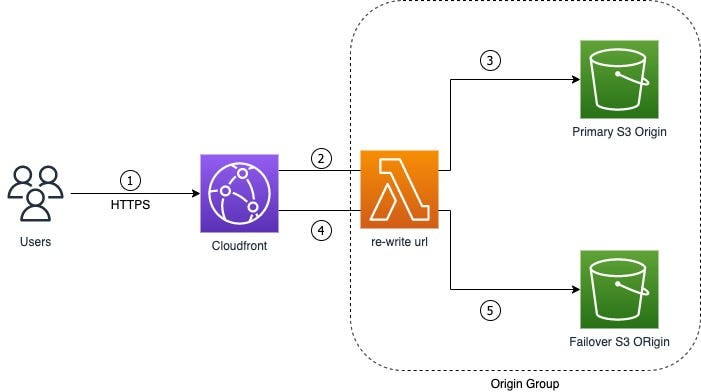
#> input picture testing/BenchmarkingData/1_RmtrVcCycVcFEuR4v_A8DA.jpg, 701 x 392 px
$ python -i RectangleDetector.py   (imports and definitions only)
#> lines starting #> are read from the running program, lines starting #| are printed output that depends on the picture; after the words box and inside, x2 and y2 are one past the last pixel; in counts of white or black regions, pixels touching at a corner belong together
#> further down, picture is the input picture: shape (392, 701, 3); mean B, G, R 236.9, 240.2, 240.5
import cv2
import numpy as np

# [32 lines left out: functions rgb, drawRects, not called in this run]

def detectRectangles(image):
    gray = cv2.cvtColor(image, cv2.COLOR_BGR2GRAY)
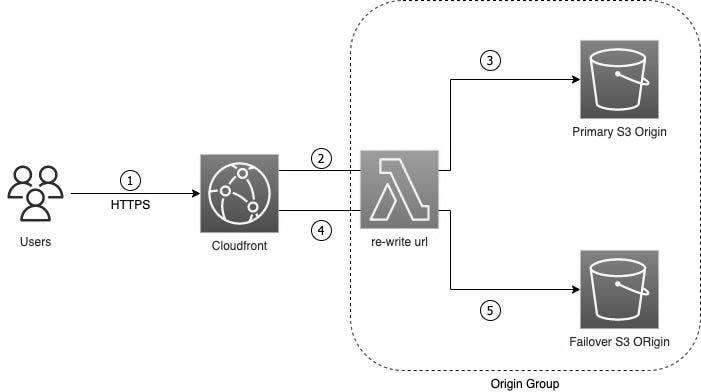
#> gray: shape (392, 701); min 0, max 255, mean 239.9
    thresh = cv2.adaptiveThreshold(gray, 255, cv2.ADAPTIVE_THRESH_GAUSSIAN_C, cv2.THRESH_BINARY_INV, 11, 2)
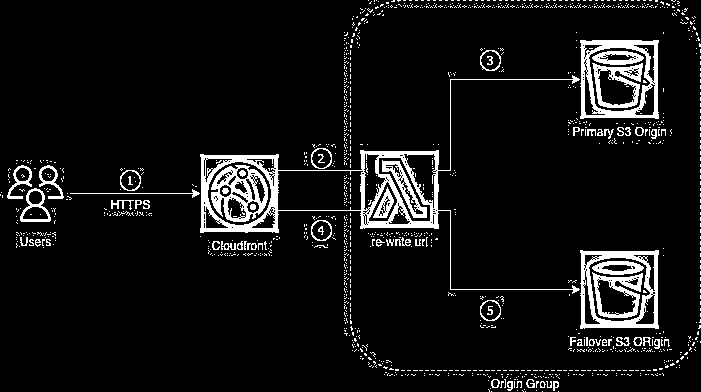
#> thresh: shape (392, 701); 7.6% white; 1301 white regions (1232 under 20 px), largest, box (x1, y1, x2, y2) and area: (200, 75, 580, 294) 5112, (580, 40, 659, 119) 2141, (580, 250, 659, 329) 2112
    edges = cv2.Canny(thresh, 50, 150) # edge detection
#> edges: shape (392, 701); 5.6% white in thin lines or dots

    kernel_hz40 = cv2.getStructuringElement(cv2.MORPH_RECT, (40, 1))
    kernel_vt40 = cv2.getStructuringElement(cv2.MORPH_RECT, (1, 40))
    kernel_hz20 = cv2.getStructuringElement(cv2.MORPH_RECT, (20, 1))  # define a rectangular structural element (horizontal lines)
    kernel_vt20 = cv2.getStructuringElement(cv2.MORPH_RECT, (1, 20))  # define a rectangular structural element (vertical lines)
    kernel_hz7 = cv2.getStructuringElement(cv2.MORPH_RECT, (7, 1))
    kernel_vt7 = cv2.getStructuringElement(cv2.MORPH_RECT, (1, 7))
    kernel_hz3 = cv2.getStructuringElement(cv2.MORPH_RECT, (3, 1))
    kernel_vt3 = cv2.getStructuringElement(cv2.MORPH_RECT, (1, 3))
    kernel3 = np.ones((3, 3), np.uint8)
    kernel5 = np.ones((5, 5), np.uint8)
    kernel7 = np.ones((7, 7), np.uint8)
    kernel9 = np.ones((9, 9), np.uint8)

    #* FOR SOLID LINES

    # perform morphological opening
    only_lines_hz = cv2.morphologyEx(edges, cv2.MORPH_OPEN, kernel_hz20)
#> only_lines_hz: shape (392, 701); 0.65% white in thin lines or dots, all inside (x1, y1, x2, y2) = (21, 39, 657, 328)
    only_lines_vt = cv2.morphologyEx(edges, cv2.MORPH_OPEN, kernel_vt20)
#> only_lines_vt: shape (392, 701); 0.35% white in thin lines or dots, all inside (x1, y1, x2, y2) = (200, 43, 658, 327)

    # dilate to elongate the detected lines
    only_lines_hz_extended = cv2.dilate(only_lines_hz, kernel_hz3, iterations=1)
#> only_lines_hz_extended: shape (392, 701); 0.67% white in thin lines or dots, all inside (x1, y1, x2, y2) = (20, 39, 658, 328)
    only_lines_vt_extended = cv2.dilate(only_lines_vt, kernel_vt3, iterations=1)
#> only_lines_vt_extended: shape (392, 701); 0.36% white in thin lines or dots, all inside (x1, y1, x2, y2) = (200, 42, 658, 328)
    output_solid_lines = cv2.bitwise_or(only_lines_hz_extended, only_lines_vt_extended)
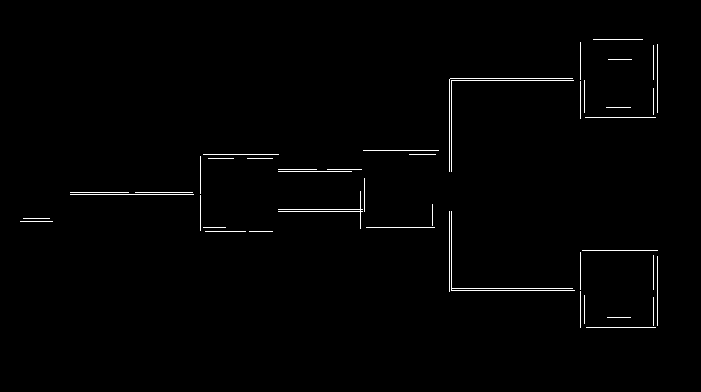
#> output_solid_lines: shape (392, 701); 1% white in thin lines or dots, all inside (x1, y1, x2, y2) = (20, 39, 658, 328)

    # get all rectangle outlines
    contours, _ = cv2.findContours(output_solid_lines, cv2.RETR_EXTERNAL, cv2.CHAIN_APPROX_SIMPLE)
#> contours = 45 contours, all with area under 20
    rectangle_outlines_solid = []
    for contour in contours:
        approx = cv2.approxPolyDP(contour, 0.02 * cv2.arcLength(contour, True), True) # approximate the contour to a polygon
        x, y, w, h = cv2.boundingRect(approx)
        if w>50 and h>50:
            rectangle_outlines_solid.append((x, y, w, h))
#> this loop made 45 passes
#> (approx, x, y, w, h) on passes 1 to 8: ([[586, 327], [655, 327]], 586, 327, 70, 1), ([[607, 317], [630, 317]], 607, 317, 24, 1), ([[653, 297], [653, 325]], 653, 297, 1, 29), ([[584, 295], [584, 323]], 584, 295, 1, 29), ([[580, 291], [580, 327]], 580, 291, 1, 37), ([[657, 256], [657, 325]], 657, 256, 1, 70), ([[653, 255], [653, 289]], 653, 255, 1, 35), ([[580, 252], [580, 289]], 580, 252, 1, 38)
#> after the loop, rectangle_outlines_solid = [(451, 211, 124, 80), (451, 80, 123, 92), (449, 78, 124, 94)]

    # drawRects(image, rectangle_outlines_solid)


    #* FOR DASHED LINES

    # get mask of solid lines
    thickened_lines = cv2.dilate(output_solid_lines, kernel3, iterations=1)
#> thickened_lines: shape (392, 701); 2.9% white; 27 white regions, largest, box (x1, y1, x2, y2) and area: (448, 77, 575, 173) 1087, (448, 210, 576, 293) 1024, (277, 177, 366, 230) 643
    line_mask = cv2.bitwise_not(thickened_lines)
    masked_img = cv2.bitwise_and(edges, edges, mask=line_mask)
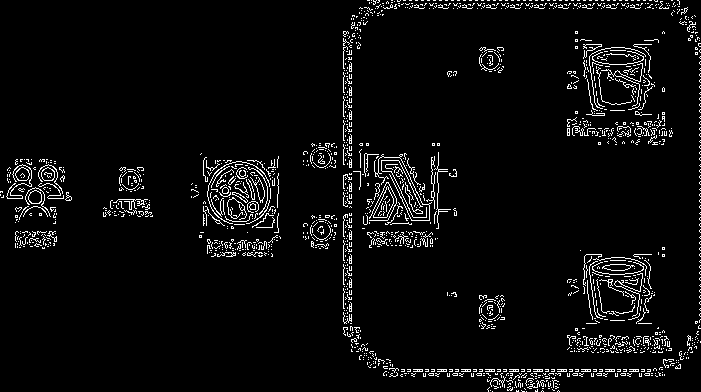
#> masked_img: shape (392, 701); 4.6% white in thin lines or dots

    # get everything but the solid lines
    closed_img_hz = cv2.morphologyEx(masked_img, cv2.MORPH_CLOSE, kernel_hz7)
#> closed_img_hz: shape (392, 701); 10.3% white; 172 white regions (111 under 20 px), largest, box (x1, y1, x2, y2) and area: (203, 156, 279, 233) 3554, (353, 149, 457, 229) 3552, (567, 254, 655, 324) 2251
    closed_img = cv2.morphologyEx(closed_img_hz, cv2.MORPH_CLOSE, kernel_vt7)
#> closed_img: shape (392, 701); 14.8% white; 20 white regions (5 under 20 px), largest, box (x1, y1, x2, y2) and area: (303, 0, 701, 392) 12708, (567, 31, 673, 145) 5647, (199, 156, 281, 257) 5556
    eroded_img = cv2.morphologyEx(closed_img, cv2.MORPH_OPEN, kernel5)
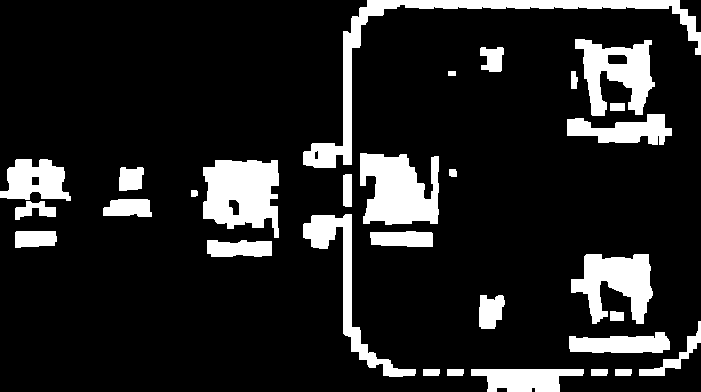
#> eroded_img: shape (392, 701); 14.1% white; 30 white regions, largest, box (x1, y1, x2, y2) and area: (303, 0, 701, 168) 5677, (203, 160, 279, 238) 4404, (360, 153, 439, 225) 4275
    no_solid_lines = cv2.subtract(closed_img, eroded_img)
#> no_solid_lines: shape (392, 701); 0.7% white; 157 white regions (132 under 20 px), largest, box (x1, y1, x2, y2) and area: (699, 55, 701, 321) 532, (439, 208, 457, 216) 54, (199, 219, 207, 238) 51

    # smooth out the detected dashed lines
    no_solid_lines_dialated = cv2.dilate(no_solid_lines, kernel9, iterations=1)
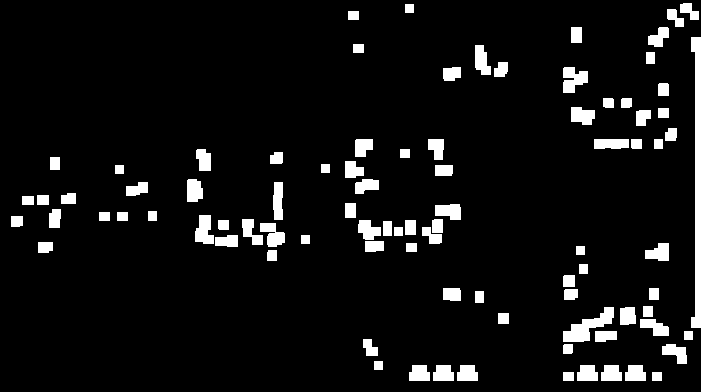
#> no_solid_lines_dialated: shape (392, 701); 7% white; 90 white regions, largest, box (x1, y1, x2, y2) and area: (691, 37, 701, 328) 1850, (563, 307, 614, 342) 766, (563, 67, 588, 93) 447
    no_solid_lines_smoothened = cv2.erode(no_solid_lines_dialated, kernel9, iterations=1)
#> no_solid_lines_smoothened: shape (392, 701); 0.93% white; 117 white regions (82 under 20 px), largest, box (x1, y1, x2, y2) and area: (695, 41, 701, 324) 606, (567, 328, 586, 338) 120, (191, 183, 199, 198) 78

    # perform morphological opening
    only_dashed_lines_hz = cv2.morphologyEx(no_solid_lines_smoothened, cv2.MORPH_OPEN, kernel_hz40)
#> only_dashed_lines_hz: shape (392, 701); every value is 0
    only_dashed_lines_vt = cv2.morphologyEx(no_solid_lines_smoothened, cv2.MORPH_OPEN, kernel_vt40)
#> only_dashed_lines_vt: shape (392, 701); 0.21% white; 1 white region, box (x1, y1, x2, y2) and area: (699, 42, 701, 325) 566
    only_dashed_lines = cv2.bitwise_or(only_dashed_lines_hz, only_dashed_lines_vt)

    # thin the detected lines
    output_dashed_lines = cv2.morphologyEx(only_dashed_lines, cv2.MORPH_ERODE, kernel3)
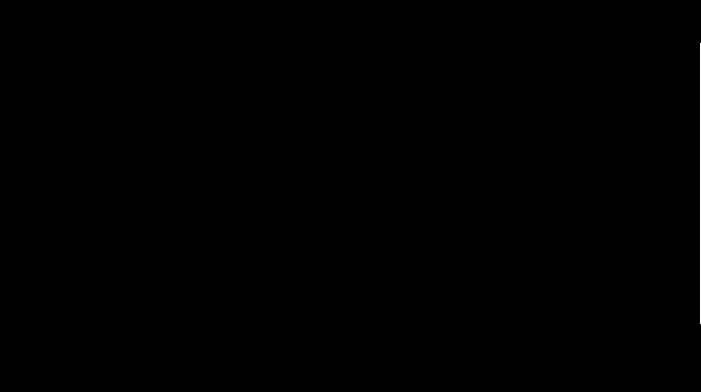
#> output_dashed_lines: shape (392, 701); 0.1% white in thin lines or dots, all inside (x1, y1, x2, y2) = (700, 43, 701, 324)

    # get all rectangle outlines
    contours, _ = cv2.findContours(output_dashed_lines, cv2.RETR_EXTERNAL, cv2.CHAIN_APPROX_SIMPLE)
#> contours = [[[700, 43], [700, 323]]]
    rectangle_outlines_dashed = []
    for contour in contours:
        approx = cv2.approxPolyDP(contour, 0.02 * cv2.arcLength(contour, True), True) # approximate the contour to a polygon
        x, y, w, h = cv2.boundingRect(approx)
        if w>50 and h>50:
            rectangle_outlines_dashed.append((x, y, w, h))
#> this loop made 1 pass
#> (approx, x, y, w, h) on pass 1: ([[700, 43], [700, 323]], 700, 43, 1, 281)
#> after the loop, rectangle_outlines_dashed = []

    # drawRects(image, rectangle_outlines_dashed)

    return rectangle_outlines_solid + rectangle_outlines_dashed

>>> import cv2
>>> picture = cv2.imread('../../../testing/BenchmarkingData/1_RmtrVcCycVcFEuR4v_A8DA.jpg')
>>> result = detectRectangles(picture)
#> result has the same summary as rectangle_outlines_solid in detectRectangles
